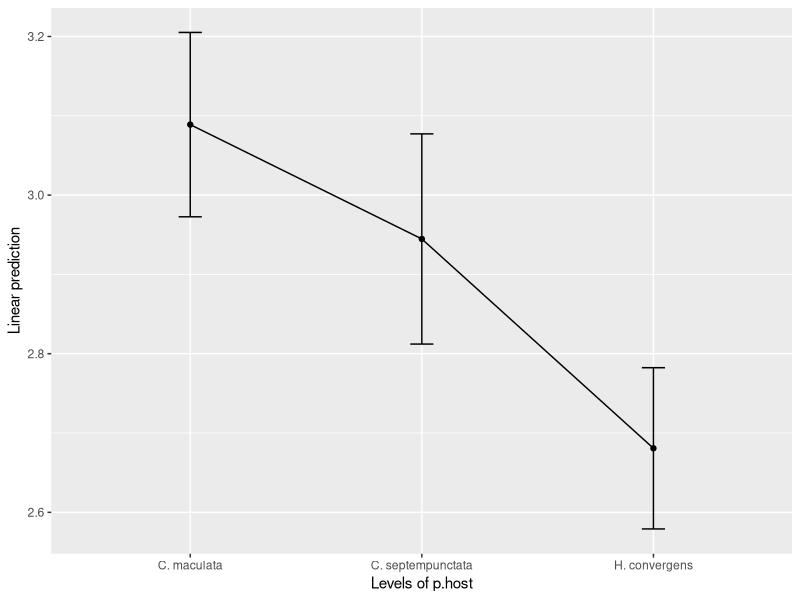
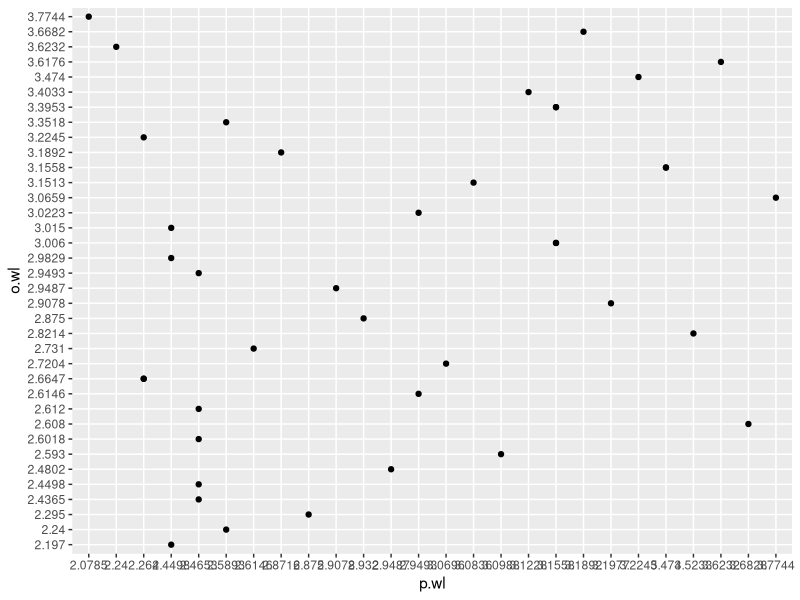

Write the R code that produced these figures, in order. (Note: this script raises an error after producing the figures.)
## ---- chunk 1
# setwd("/set/path/here")
library(tidyverse)
library(readxl)

wasp <- read.csv2("DATA/morph_data_bk.csv", sep = ",")
wasp$p.host.sl <- as.factor(wasp$p.host.sl)

## ---- chunk 2

xtabs(~ p.host.sl + o.host.sl, data = wasp)

## ---- chunk 3

lm(p.wl ~ p.host.sl, data = wasp) -> parent.wl.host.sl.lm
anova(parent.wl.host.sl.lm)

## ---- chunk 4

lm(p.wl ~ p.host, data = wasp) -> parent.wl.host.lm
anova(parent.wl.host.lm)

## ---- chunk 5

library(emmeans)
emmeans(parent.wl.host.lm, tukey ~ p.host)

## ---- chunk 6

emmip(parent.wl.host.lm, ~p.host) + geom_errorbar(aes(ymin = yvar - SE, ymax = yvar + SE), width=0.1)

## ---- chunk 7

library(ggplot2)
ggplot(wasp, aes(x = p.wl, y = o.wl)) + geom_point() + geom_smooth(method = "lm", se = F)

## ---- chunk 8

lm(o.wl ~ p.wl, data = wasp) -> wl.p.o.lm
anova(wl.p.o.lm)
summary(wl.p.o.lm)

## ---- chunk 9

lm(o.wl ~p.wl + p.host, data = wasp) -> wl.p.o.phost.lm
anova(wl.p.o.phost.lm)
summary(wl.p.o.phost.lm)

## ---- chunk 10

library(car)
Anova(wl.p.o.phost.lm)

## ---- chunk 11

# emmip(wl.p.o.phost.lm, p.host ~ p.wl, cov.reduce = F) + geom_point(data=wasp, aes(x = p.wl, y = o.wl, color = p.host)) + labs(y = "Offspring wing length", x = "Parent wing length")

## ---- chunk 12

lm(o.wl ~ p.wl * p.host, data = wasp) ->  wl.p.o.phost.int.lm
anova(wl.p.o.phost.int.lm)
summary(wl.p.o.phost.int.lm)


## ---- chunk 13

# emmip(wl.p.o.phost.int.lm, p.host ~ p.wl, cov.reduce = F) + geom_point(data=wasp, aes(x = p.wl, y = o.wl, color = p.host)) + labs(y = "Offspring wing length", x = "Parent wing length")

## ---- chunk 14

lm(o.wl ~ p.host + o.host, data = wasp) -> wl.phost.ohost.lm
anova(wl.phost.ohost.lm)
summary(wl.phost.ohost.lm)

## ---- chunk 15

lm(o.wl ~ p.host * o.host, data = wasp) -> wl.phost.ohost.int.lm
anova(wl.phost.ohost.int.lm)
summary(wl.phost.ohost.int.lm)

## ---- chunk 16

lm(o.wl ~ p.host * o.host + p.wl, data = wasp) -> wl.phost.ohost.p.wl.lm
anova(wl.phost.ohost.p.wl.lm)
summary(wl.phost.ohost.p.wl.lm)
